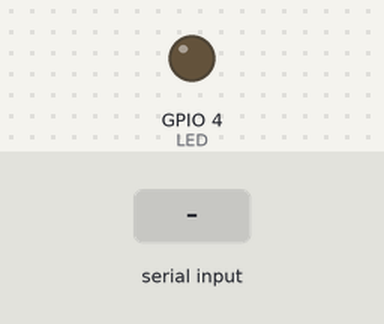
Bench run of a sketch on a simulated ESP32. Shown: output pins drawn as LEDs (lit = HIGH). The inputs (shaded band) are chosen by the test bench.

Above: at 1.2 s.
1.3 s: "1" received over Serial
At 2.3 s:
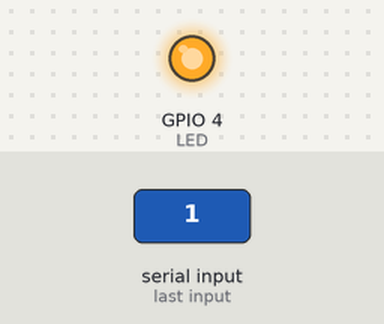
2.8 s: "0" received over Serial
At 3.4 s:
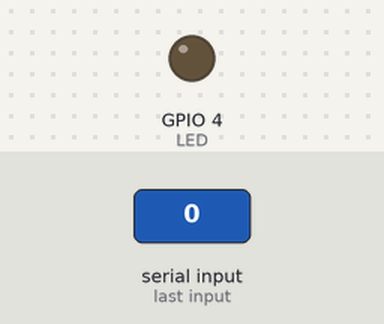
Timing chart, 0 to 5.8 s (numbered marks = the images above; inputs shaded):
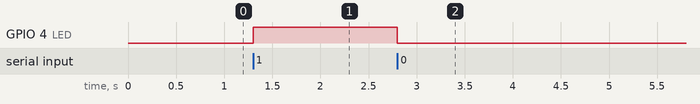

The sketch:

uart_slave.ino
```cpp
#include <HardwareSerial.h>

HardwareSerial SerialPort(0); // use UART0


char number  = ' ';
int LED = 4;

void setup()
{
  SerialPort.begin(15200, SERIAL_8N1, 1, 3);
  pinMode(LED, OUTPUT);
}
void loop()
{
  if (SerialPort.available())
  {
    char number = SerialPort.read();
    if (number == '0') {
      digitalWrite(LED, LOW);
    }
    if (number == '1') {
      digitalWrite(LED, HIGH);
    }
  }
}
```

Measured:
- after the input at 1.3 s, GPIO 4 (LED): LOW → HIGH at once
- after the input at 2.8 s, GPIO 4 (LED): HIGH → LOW at once
